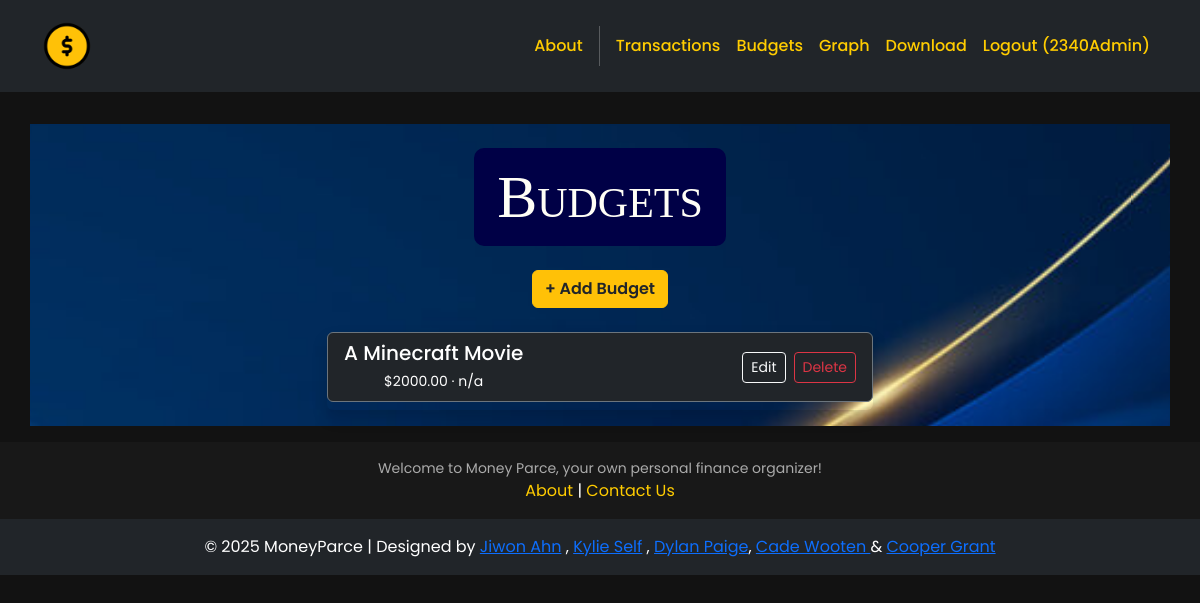
Page /budgets/ (signed in) on the committed database.
### budgets/models.py (models this page shows, shortened)
class Budget(models.Model):
    name = models.CharField(max_length=100)
    amount = models.DecimalField(max_digits=10, decimal_places=2)
    category = models.CharField(max_length=50)
    start_date = models.DateField()
    end_date = models.DateField()
    notes = models.TextField(blank=True)
    user = models.ForeignKey(User, on_delete=models.CASCADE)

### budgets/views.py (the view)
# urls.py: path('', views.budget_list, name='budget_list'),
def budget_list(request):
    budgets = Budget.objects.all()
    return render(request, 'budgets/budget_list.html', {'budgets': budgets})

### budgets/templates/budgets/budget_list.html
{% extends 'base.html' %}
{% block content %}
<div class="p-3">
  <div class="container">
    <div class="row mt-3">
      <div class="col-md-6 mx-auto mb-3">
        <br>
        <h2>Budgets</h2>
        <br>
        <br>
        <a href="{% url 'create_budget' %}">
          <button class="btn btn-warning text-dark fw-semibold">
            + Add Budget
          </button>
        </a>
        <br>
        <br>
        {% if budgets %}
          <div class="list-group shadow">
            {% for budget in budgets %}
              <div class="list-group-item bg-dark text-white d-flex justify-content-between align-items-center border-secondary rounded-2 mb-2">
                <div>
                  <h5 class="mb-1">{{ budget.name }}</h5>
                  <small>${{ budget.amount }} &middot; {{ budget.category }}</small>
                </div>
                <div class="d-flex gap-2">
                  <a href="{% url 'edit_budget' budget.id %}" class="btn btn-outline-light btn-sm">Edit</a>
                  <a href="{% url 'delete_budget' budget.id %}" class="btn btn-outline-danger btn-sm">Delete</a>
                </div>
              </div>
            {% endfor %}
          </div>
        {% else %}
          <p class="text-center text-muted mt-4">No budgets found.</p>
        {% endif %}
      </div>
    </div>
  </div>
</div>
{% endblock %}

### moneyparce/templates/base.html (shortened to what this page needs)
<!DOCTYPE html>
<html>
  {% load static %}
  <head>
    <link href="https://cdn.jsdelivr.net/npm/bootstrap@5.3.3/dist/css/bootstrap.min.css" rel="stylesheet">
    <link href="https://cdnjs.cloudflare.com/ajax/libs/font-awesome/6.1.1/css/all.min.css" rel="stylesheet">
    <link href="https://cdn.jsdelivr.net/npm/bootstrap-icons@1.10.5/font/bootstrap-icons.css" rel="stylesheet">
    <link rel="stylesheet" type="text/css" href="{% static 'css/style.css' %}">
  </head>
  <body>
    <nav class="p-3 navbar navbar-dark bg-dark navbar-expand-lg">
      <div class="container">
        <a class="navbar-brand" href="{% url 'home.index' %}">
          <img src="{% static 'img/logo.png' %}" alt="Money Parce Logo" height="50" />
        </a>
        <div class="collapse navbar-collapse" id="navbarNavAltMarkup">
          <div class="navbar-nav ms-auto">
            <a class="nav-link" href="{% url 'home.about' %}">About</a>
            {% if user.is_authenticated %}
            <a class="nav-link" href="{% url 'transactions' %}">Transactions</a>
            <a class="nav-link" href="{% url 'budget_list' %}">Budgets</a>
            <a class="nav-link" href="{% url 'data.index' %}">Graph</a>
            <a class="nav-link" href="{% url 'download_data' %}">Download</a>
            <a class="nav-link"
              href="{% url 'accounts.logout' %}">Logout ({{user.username }})</a>
            {% endif %}
          </div>
        </div>
      </div>
    </nav>
    <div>
      {% block content %}
      {% endblock content %}
    </div>
    <footer class="p-3 ms-footer">
      <div class="container text-center">
        <p>Welcome to Money Parce, your own personal finance organizer!</p>
        <div>
          <a href="{% url 'home.about' %}">About</a> |
          <a href="mailto:info@moviesstore.com">Contact Us</a>
        </div>
      </div>
    </footer>
    <section class="p-3 ms-footer-bottom bg-dark text-center text-white">
      <span>© 2025 MoneyParce | Designed by <a href="https://www.linkedin.com/in/jiwon-ahn-a4a31b247/" target="_blank">Jiwon Ahn</a> , <a href="https://www.linkedin.com/in/kylie-self-315200290/" target="_blank">Kylie Self</a> , <a href="https://www.linkedin.com/in/dylan-paige-b95b6132b" target="_blank">Dylan Paige</a>, <a href="https://www.linkedin.com/in/cade-wooten-42a609322?utm_source=share&utm_campaign=share_via&utm_content=profile&utm_medium=android_app" target="_blank">Cade Wooten </a> & <a href="https://www.linkedin.com/in/coopergrant1/" target="_blank">Cooper Grant </a></span>
    </section>
    <link rel="stylesheet" href="https://www.gstatic.com/dialogflow-console/fast/df-messenger/prod/v1/themes/df-messenger-default.css">
  </body>
</html>

### moneyparce/static/css/style.css (style rules this page uses)
body { width: 100%; text-align: center; margin: auto; font-family: "Poppins", sans-serif; background-color: #121212; color: #ffffff; }
.bg-index, .row { background: url("/static/img/background.jpg") no-repeat center center fixed; background-size: cover; }
h2 { text-align: center; margin: auto; border: 3px solid rgb(0, 0, 70); border-radius: 10px; padding: 10px 20px; background-color: rgb(0, 0, 70); font-size: 60px; font-family: "Impact", fantasy; font-variant: small-caps; font-stretch: ultra-expanded; color: #FFFEF6; display: inline-block; }
p { width: 100%; text-align: center; margin: auto; color: #ffffff; }
.navbar a.nav-link { color: #ffcc00 !important; font-weight: 500; transition: color 0.3s ease-in-out; }
.ms-footer { background-color: #181818; padding: 30px 0; text-align: center; }
.ms-footer p { color: #aaaaaa; font-size: 14px; }
.ms-footer a { color: #ffcc00; text-decoration: none; }
.ms-footer, a:hover { color: #ffffff; }

### rows in the picture
Budget: name "A Minecraft Movie", amount "2000.00", category "n/a"

### other values in the picture
{{ user.username }} "2340Admin"
